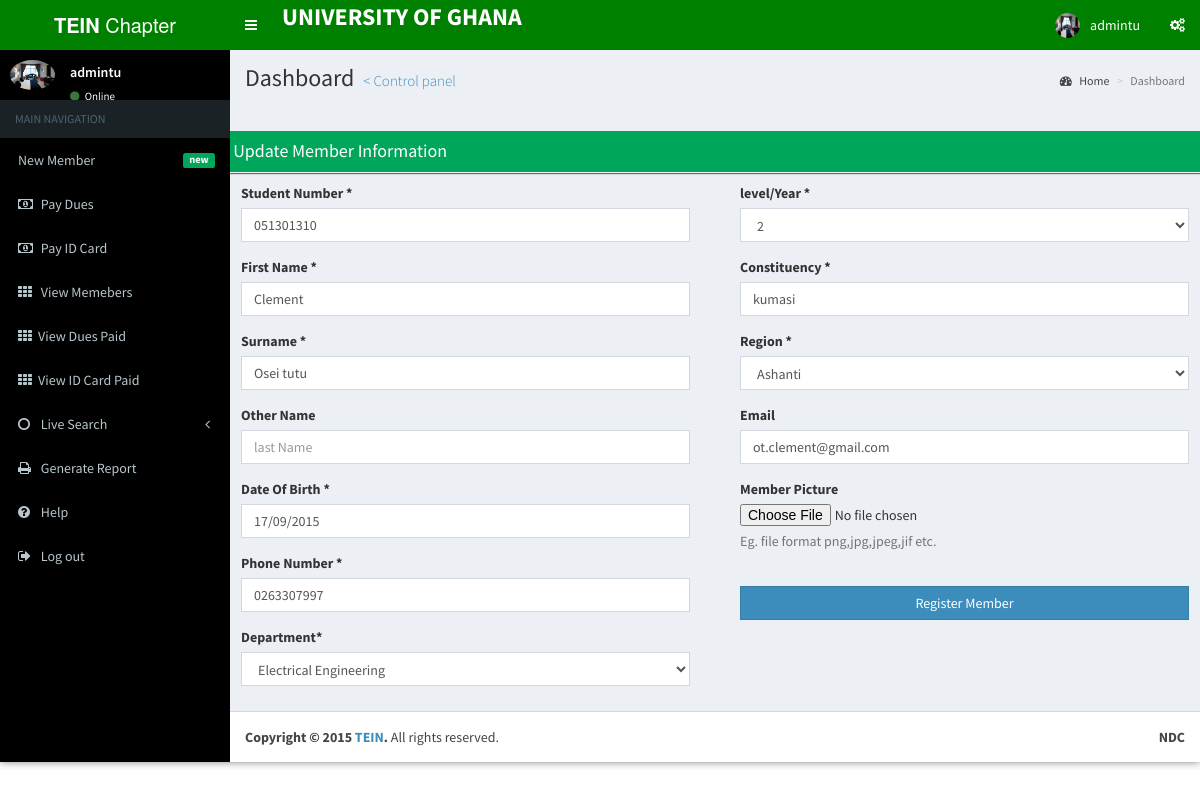
Page /pages/edit-members.php?member_id=47 (signed in) on the committed database.
### tables this page shows
CREATE TABLE IF NOT EXISTS `members_tb` (
  `member_id` int(11) NOT NULL AUTO_INCREMENT,
  `institutes_id` int(11) NOT NULL,
  `admin_id` int(11) NOT NULL,
  `student_number` varchar(255) NOT NULL,
  `surname` varchar(255) NOT NULL,
  `first_name` varchar(255) NOT NULL,
  `last_name` varchar(255) NOT NULL,
  `date_of_birth` varchar(255) NOT NULL,
  `level` int(11) NOT NULL,
  `department` varchar(255) NOT NULL,
  `constituency` varchar(255) NOT NULL,
  `region` varchar(255) NOT NULL,
  `phone_number` varchar(255) NOT NULL,
  `email` varchar(255) NOT NULL,
  `picture` varchar(255) NOT NULL,
  `date_registerd` varchar(255) NOT NULL,
  PRIMARY KEY (`member_id`)
);

### pages/edit-members.php (the view, shortened to what this page needs)
<?php
 include_once '../core/initialize-all-pages.php';
 if(isset($_GET['member_id']) && !empty($_GET['member_id'])){
    $member_id=$_GET['member_id'];
 }
 ?>
<!DOCTYPE html>
<html>
  <head>
    <?php include_once '../includes/admin-header-stylesheet.php'; ?>
  </head>
        <?php include_once '../includes/admin-header.php'; ?>
       <?php include_once '../includes/asidebar.php'; ?>
      <div class="content-wrapper">
  		 <?php include_once '../includes/admin-non-dashboard-header.php'; ?>
        <br><br>
<?php
	  $query = "SELECT * FROM members_tb where member_id='$member_id' ";
            $result=$mysqli->query($query);
            while($row = $result->fetch_array()){
                 $student_number= $row["student_number"] ;
                 $first_name= $row['first_name'];
                 $surname=$row['surname'];
                 $last_name=$row['last_name'];
				 $date_of_birth=$row['date_of_birth'];
				 $phone_number=$row['phone_number'];
				 $department_edit=$row['department'];
				$level=$row['level'];
				 $constituency=$row['constituency'];
				$region=$row['region'];
				$email=$row['email'];
?>
        <div class="row">
       <form action="" method="post" enctype="multipart/form-data">
         <div class="box box-success box-solid">
                <div class="box-header with-border">
                  <h3 class="box-title">&nbsp;&nbsp;Update Member Information</h3>
                </div>
              <div class="col-sm-6">
                <div class="box-body">
                            <div  class="form-group">
                                  <label for="student_number">Student Number *</label>
                                 <input  type="text"  class="form-control" placeholder="Student Number" name="student_number" value="<?php  echo  $student_number;  ?>">
                            </div>
                            <div  class="form-group">
                              <label for="first_name">First Name *</label>
                                <input  type="text"  class="form-control" placeholder="First Name" name="first_name" value="<?php  echo $first_name; ?>">
                            </div>
                            <div  class="form-group">
                              <label for="surname">Surname *</label>
                              <input  type="text"  class="form-control" placeholder="Surname" name="surname" value="<?php  echo $surname; ?>">
                            </div>
                            <div  class="form-group">
                              <label for="last_name">Other Name</label>
                              <input  type="text"  class="form-control" placeholder="last Name" name="last_name" value="<?php  echo $last_name; ?>">
                            </div>
                            <div class="form-group" >
                              <label for="dob">Date Of Birth *</label>
                                <input  type="text" id="dob" class="form-control" placeholder="Date Of Birth" name="dob" value="<?php  echo $date_of_birth; ?>">
                            </div>
                             <div class="form-group">
                            <label for="phone_number">Phone Number *</label>
                            <input  type="text" class="form-control"  placeholder="Phone Number" name="phone_number" value="<?php echo $phone_number; ?>">
                          </div>
                               <div class="form-group">
                               <label for="department">Department*</label>
                            <select  class="form-control select2" style="width: 100%;" name="department">
                                <option value=""><?php echo $department_edit; ?></option>
                              </select>
                              </div>
                  </div>
              </div>
              <div class="col-sm-6">
                <div class="box-body">
                  			  <div class="form-group" >
                             <label for="level">level/Year *</label>
                            <select  class="form-control select2" style="width: 100%;" name="level">
                                <option value=""><?php echo $level; ?></option>
                            </select>
                            </div>
                             <div class="form-group" >
                            <label for="constituency">Constituency *</label>
                            <input   type="text" class="form-control"  placeholder="Constituency" name="constituency" value="<?php echo $constituency; ?>">
							</div>
                              <div class="form-group">
                              <label for="region">Region *</label>
                              <select  class="form-control select2" style="width: 100%;" name="region">
                             <option value=""><?php echo $region; ?></option>
                              </select>
                              </div>
                              <div class="form-group" >
                              <label for="email">Email</label>
                              <input  type="email" class="form-control"  placeholder="Email" name="email" value="<?php echo $email; ?>">
								</div>
                              <div class="form-group">
                      			<label for="member_image">Member Picture </label>
                       			<input type="file" name="member_image">
                      <p class="help-block">Eg. file format png,jpg,jpeg,jif etc.</p>
                    </div>
                     <br>
                   <input type="submit" class="btn btn-primary btn-block btn-flat" value="Register Member">
                   <br>
                </div>
			      </div>
              </div>
      	</form>
         <?php
     }
     ?>
      </div>
      </div>
      <?php include_once '../includes/footer.php'; ?>

### rows in the picture
members_tb: student_number "051301310", first_name "Clement", surname "Osei tutu", dob "17/09/2015", phone_number "0263307997", department "Electrical Engineering", level "2", constituency "kumasi", region "Ashanti", email "ot.clement@gmail.com"

### other values in the picture
$admin_institute "UNIVERSITY OF GHANA"
$admin_username "admintu"
